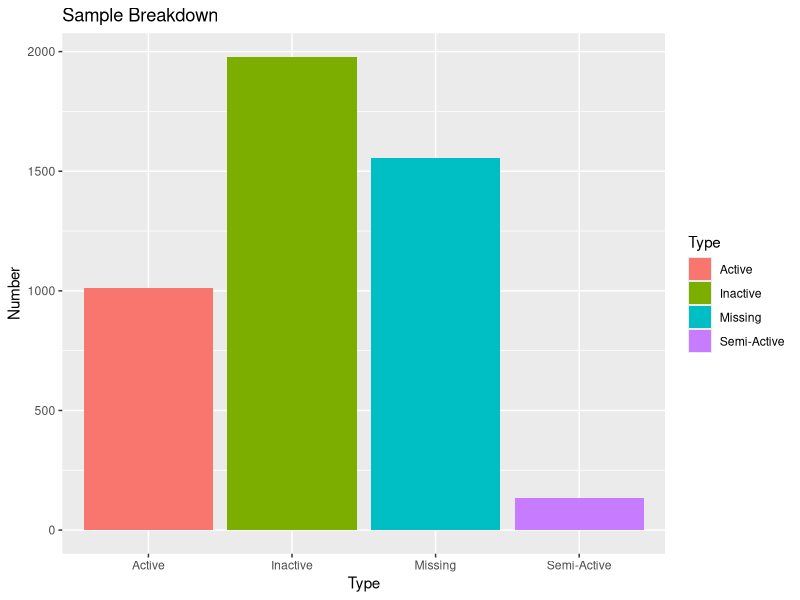
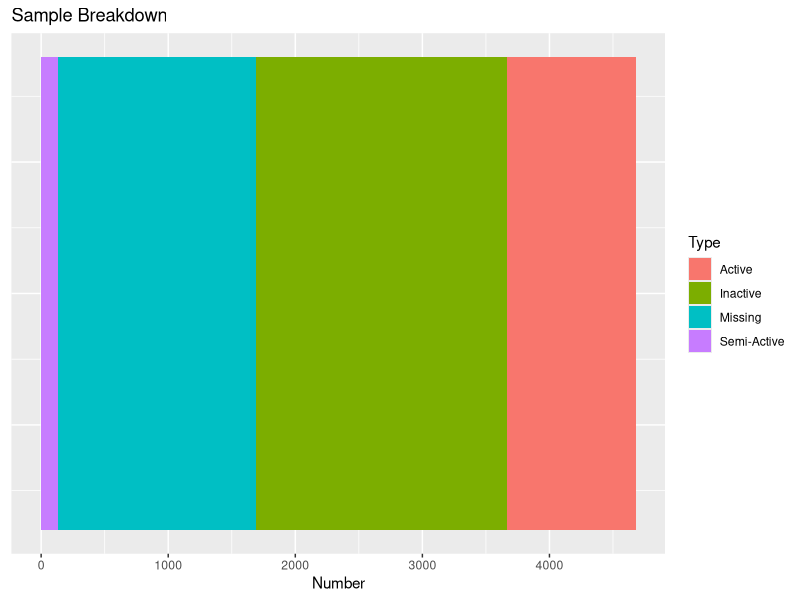

Generate these figures, in order, with R:
library("ggplot2")

users_df <- data.frame( Type = c("Active","Semi-Active","Inactive","Missing"),Number = c(1011,133,1978,1556))

# regular bar plot
png(filename = "/Users/steve/plot1.png",width = 600,height = 600)
ggplot(data = users_df, aes(x = Type, y = Number,fill = Type)) + 
	geom_bar(stat="identity") + ggtitle("Sample Breakdown")
dev.off()

# single stacked
png(filename = "/Users/steve/plot2.png",width = 600,height = 600)
ggplot(data = users_df, aes(x = 1, y = Number,fill = Type)) + 
	geom_bar(stat="identity") + xlab("") + coord_flip() + theme(axis.text.y = element_blank(), axis.ticks.y = element_blank(), axis.title.y = element_blank()) + ggtitle("Sample Breakdown") #+labs(fill="Type")
dev.off()

